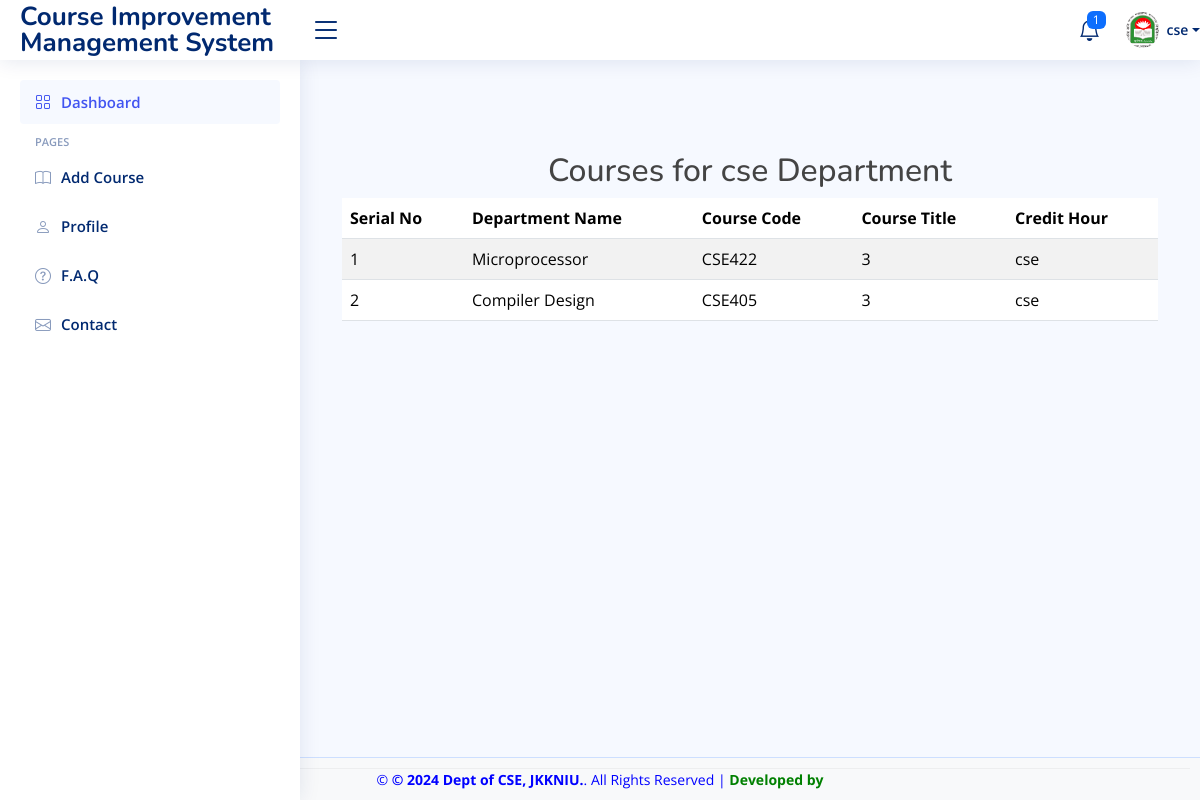
Page /department/total_course.php (signed in) on the committed database.
### tables this page shows
CREATE TABLE `department` (
  `Id` int(50) NOT NULL,
  `dept_name` varchar(100) NOT NULL,
  `username` varchar(100) NOT NULL,
  `password` varchar(50) NOT NULL,
  `profile` varchar(150) NOT NULL DEFAULT 'jkkniu.png'
);

CREATE TABLE `courses` (
  `id` int(11) NOT NULL,
  `course_code` varchar(50) NOT NULL,
  `course_title` varchar(255) NOT NULL,
  `credit_hour` float NOT NULL,
  `department_id` int(11) NOT NULL,
  `dept_name` varchar(200) NOT NULL,
  `created_at` timestamp NOT NULL DEFAULT current_timestamp()
);

### department/total_course.php (the view, shortened to what this page needs)
<?php
include("header.php");
include("sidebar.php");
include("../include/connect.php");
$dept = $_SESSION['dept'];
$sql = "SELECT *
        FROM `courses` WHERE dept_name = ?";
$stmt = $conn->prepare($sql);
$stmt->bind_param("s", $dept);
$stmt->execute();
$result = $stmt->get_result();
?>
<main id="main" class="main">
<div class="container mt-5">
    <h2 class="text-center">Courses for <?php echo $dept; ?> Department </h2>
    <table class="table table-striped">
        <thead>
            <tr>
                <th>Serial No</th>
                <th>Department Name</th>
                <th>Course Code</th>
                <th>Course Title</th>
                <th>Credit Hour</th>
            </tr>
        </thead>
        <tbody>
            <?php
            if ($result->num_rows > 0) {
                $counter = 0;
                while ($row = $result->fetch_assoc()) {
                    $counter++;
                    echo "<tr>
                            <td>{$counter}</td>
                            <td>{$row['course_title']}</td>
                            <td>{$row['course_code']}</td>
                            <td>{$row['credit_hour']}</td>
                            <td>{$row['dept_name']}</td>
                          </tr>";
                }
            } else {
                echo "<tr><td colspan='7' class='text-center'>No courses found</td></tr>";
            }
            ?>
        </tbody>
    </table>
</div>
</main>
<?php include("footer.php"); ?>

### department/header.php (shortened to what this page needs)
<?php
include("../include/connect.php");
?>
<!DOCTYPE html>
<html lang="en">
<head>
  <link href="../admin/assets/vendor/bootstrap/css/bootstrap.min.css" rel="stylesheet">
  <link href="../admin/assets/vendor/bootstrap-icons/bootstrap-icons.css" rel="stylesheet">
  <link href="../admin/assets/vendor/boxicons/css/boxicons.min.css" rel="stylesheet">
  <link href="../admin/assets/vendor/quill/quill.snow.css" rel="stylesheet">
  <link href="../admin/assets/vendor/quill/quill.bubble.css" rel="stylesheet">
  <link href="../admin/assets/vendor/remixicon/remixicon.css" rel="stylesheet">
  <link href="../admin/assets/vendor/simple-datatables/style.css" rel="stylesheet">
  <link href="../admin/assets/css/style.css" rel="stylesheet">
</head>
<body>
  <header id="header" class="header fixed-top d-flex align-items-center">
    <div class="d-flex align-items-center justify-content-between">
      <a href="index.php" class="logo d-flex align-items-center">
        <span class="d-none d-lg-block">Course Improvement Management System
        </span>
      </a>
      <i class="bi bi-list toggle-sidebar-btn"></i>
    </div>
    <nav class="header-nav ms-auto">
      <ul class="d-flex align-items-center">
        <li class="nav-item dropdown">
          <?php
        $username=$_SESSION['dept'];
          $query = "SELECT * FROM department WHERE username = '$username'";
          $result = mysqli_query($conn, $query);
          $num = mysqli_num_rows($result);
          ?>
          <a class="nav-link nav-icon" href="" data-bs-toggle="dropdown">
            <i class="bi bi-bell"></i>
            <span class="badge bg-primary badge-number"><?php echo $num; ?></span>
          </a>
        </li>
        <?php
        $sql="select * from department where username='$username'";
        $result=mysqli_query($conn,$sql);
        $row=mysqli_fetch_assoc($result);
        ?>
        <a class="nav-link nav-profile d-flex align-items-center pe-0" href="users-profile.php" data-bs-toggle="dropdown">
        <img src="uploads/<?php echo $row['profile']; ?>" alt="Profile" class="rounded-circle">
          <span class="d-none d-md-block dropdown-toggle ps-2"><?php echo $row['username'];?></span>
        </a>
      </ul>
    </nav>
  </header>
</body>
</html>

### admin/assets/css/style.css (style rules this page uses)
:root { scroll-behavior: smooth; }
body { font-family: "Open Sans", sans-serif; background: #f6f9ff; color: #444444; }
a { color: #4154f1; text-decoration: none; }
h1, h2, h3, h4, h5, h6 { font-family: "Nunito", sans-serif; }
#main { margin-top: 60px; padding: 20px 30px; transition: all 0.3s; }
.logo { line-height: 1; }
@media (min-width: 1200px) { .logo { width: 280px; } }
.logo span { font-size: 26px; font-weight: 700; color: #012970; font-family: "Nunito", sans-serif; }
.header { transition: all 0.5s; z-index: 997; height: 60px; box-shadow: 0px 2px 20px rgba(1, 41, 112, 0.1); background-color: #fff; padding-left: 20px; }
.header .toggle-sidebar-btn { font-size: 32px; padding-left: 10px; cursor: pointer; color: #012970; }
.header-nav ul { list-style: none; }
.header-nav>ul { margin: 0; padding: 0; }
.header-nav .nav-icon { font-size: 22px; color: #012970; margin-right: 25px; position: relative; }
.header-nav .nav-profile { color: #012970; }
.header-nav .nav-profile img { max-height: 36px; }
.header-nav .nav-profile span { font-size: 14px; font-weight: 600; }
.header-nav .badge-number { position: absolute; inset: -2px -5px auto auto; font-weight: normal; font-size: 12px; padding: 3px 6px; }
@media (min-width: 1200px) { #main, #footer { margin-left: 300px; } }

### rows in the picture
department: profile (picture), username "cse"
courses: course_title "Microprocessor", course_code "CSE422", credit_hour "3", dept_name "cse"
courses: course_title "Compiler Design", course_code "CSE405", credit_hour "3", dept_name "cse"

### other values in the picture
$num "1"
$dept "cse"
